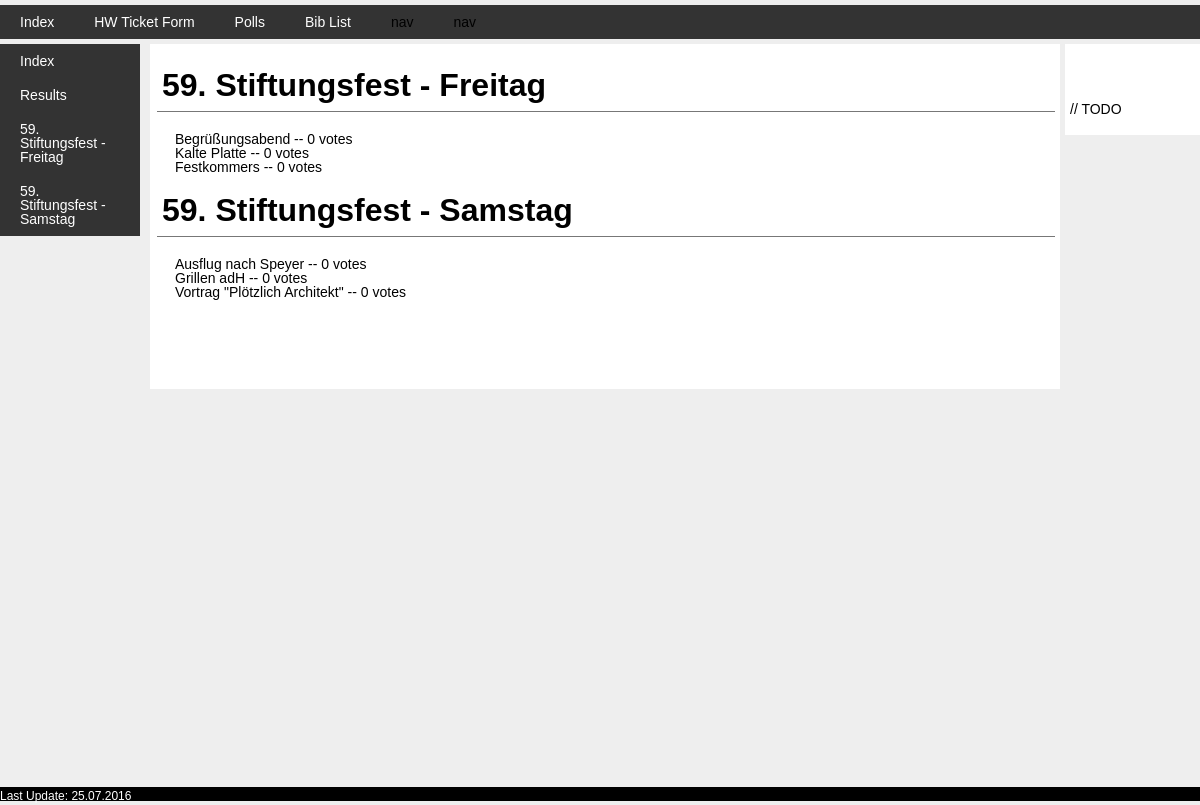
Page /polls/results/ on the committed database.
### polls/models.py (models this page shows, shortened)
class Question(models.Model):
    question_text = models.CharField(max_length=200)
    question_descr = models.TextField('Descriptive text', default='Add your super descriptive text here...')
    pub_date = models.DateTimeField('date published')
    def was_published_recently(self):
        now = timezone.now()
        return now - datetime.timedelta(days=1) <= self.pub_date <= now
    was_published_recently.admin_order_field = 'pub_date'
    was_published_recently.boolean = True
    was_published_recently.short_description = 'Published recently?'

class Choice(models.Model):
    question = models.ForeignKey(Question, on_delete=models.CASCADE)
    choice_text = models.CharField(max_length=200)
    votes = models.IntegerField(default=0)

### polls/views.py (the view)
class ResultsView(generic.ListView):
    template_name = 'polls/results_list.html'
    context_object_name = 'latest_question_list'
    def get_queryset(self):
        return Question.objects.filter(pub_date__lte=timezone.now()).order_by('pub_date')

### polls/templates/polls/results_list.html (shortened to what this page needs)
{% extends "polls/base.html" %}
{% load static %}
{% block content %}
{% if latest_question_list %}
    	{% for question in latest_question_list %}
    		<h1>{{ question.question_text }}</h1>
			<ul>
    			{% for choice in question.choice_set.all %}
  						<li>{{ choice.choice_text }} -- {{ choice.votes }} vote{{ choice.votes|pluralize }}</li>
				{% endfor %}
			</ul>
    	{% endfor %}
{% else %}
	<p>No polls are available.</p>
{% endif %}
<p></p>
<p></p>
<p></p>
<p></p>
{% endblock %}

### polls/templates/polls/base.html (shortened to what this page needs)
{% extends "base/base.html" %}
{% load static %}
{% block css %}
<link rel="stylesheet" type="text/css" href="{% static 'polls/style.css' %}" />
{% endblock %}
{% block leftnav %}
<ul>
	<li><a href="{% url 'polls:index' %}">Index</a></li>
	<li><a href="{% url 'polls:results_list' %}">Results</a></li>
	{% if latest_question_list %}
		{% for question in latest_question_list %}
			<li><a href="{% url 'polls:detail' question.id %}">{{ question.question_text }}</a></li>
		{% endfor %}
</ul>
	{% else %}
		<p>No polls are available.</p>
	{% endif %}
{% endblock %}
{% block rightside %}
<h2></h2>
<p>
	// TODO
</p>
{% endblock %}

### base/templates/base/base.html (shortened to what this page needs)
{% load static %}
<link rel="stylesheet" type="text/css" href="{% static 'base/style.css' %}" />
{% block css %}{% endblock %}
<head>
</head>
<body>
<div id="wrapper">
	<div id="main">
		<div id="topnav">
			<ul>
				<li><a href="{% url 'base:index' %}">Index</a></li>
				<li><a href="{% url 'hwform:ticket_form_upload' %}">HW Ticket Form</a></li>
				<li><a href="{% url 'polls:index' %}">Polls</a></li>
				<li><a href="https://heubergeronline.de/inventory">Bib List</a></li>
				<li><a>nav</a></li>
				<li><a>nav</a></li>
			</ul>
		</div>
		<div id="content-wrapper">
			<div id="leftnav">
				<ul>
				{% block leftnav %}{% endblock %}
				</ul>
			</div >
			<div id="content-wrapper2">
				<div id="content">
				{% block content %}{% endblock %}
				</div>
				<div id="rightside">
					{% block rightside %}{% endblock %}
				</div>
			</div>
		</div>
	</div>
	<div id="footer">
		<p>Last Update: 25.07.2016</p>
	</div>
</div>
</body>

### base/static/base/style.css (style rules this page uses)
html, body { margin: 0; padding: 0; border: 0; background: transparent; }
div, article, aside, footer, header, hgroup, nav, section, h1, h2, h3, h4, h5, h6, p, blockquote, a, ol, ul, li, table, tr, th, td, tbody, tfoot, thead { margin: 0; padding: 0; border: 0; vertical-align: baseline; background: transparent; }
h1, h2, h3, h4, h5, h6, p, li, blockquote, td, th, a, caption, em, strong, strike { font-family: Arial, Helvetica, sans-serif; font-size: 100%; font-weight: normal; font-style: normal; line-height: 100%; text-indent: 0; text-decoration: none; text-align: left; color: #000; }
ol, ul, { list-style: none; }
body { background-color: #eeeeee; }
html, body, #wrapper { height: 100%; }
h1, h2, h3, h4, h5, h6 { font-weight: bold; color: #000; }
h1 { font-size: 24px; }
h2 { font-size: 20px; }
p { color: #000; font-size: 12px; line-height: 150%; }
a:link { color: #00f; }
ul { list-style: none; }
ul li { color: #000; font-size: 14px; }
#wrapper { width: 1200px; margin: 5px auto; }
#main { min-height: 100%; width: 100%; }
#topnav { background-color: #333333; clear: both; }
#topnav ul { width: 100%; float: left; margin: 0px; background-color: #333333; }
#topnav ul li { display: inline; }
#topnav ul li a { float: left; padding: 10px 20px; }
#topnav a:link { color: #ffffff; }
#content-wrapper { width: 100%; background-color: #ffffff; padding-bottom: 14px; }
#leftnav { width: 100px; float: left; background-color: #333333; margin: 5px 0px; }
#leftnav ul li a { float: left; padding: 10px 20px; width: 100%; color: #ffffff; background-color: #333333; }
#leftnav a:link { color: #ffffff; }
#content-wrapper2 { float: right; }
#content { width: 900px; float: left; padding: 5px 5px 10px 5px; margin: 5px 5px 20px 50px; background-color: #ffffff; }
#content h1 { margin: 10px 0 20px 2px; font-size: 32px; border-bottom: 1px #777777 solid; padding: 10px 5px; }
#content p { font-size: 14px; padding: 10px 0 10px 5px; }
#content ul { margin-left: 20px }
#rightside { width: 125px; float: right; margin: 5px auto; padding: 5px 5px 5px 5px; background-color: #ffffff; }
#rightside h2 { margin: 10px 0 10px 2px; font-size: 18px; padding: 10px 0; }
#rightside p { font-size: 14px; padding: 10px 0 10px 0; }
#footer { clear: both; background-color: black; height: 14px; margin-top: -18px; }
#footer p { color: #ffffff; }

### rows in the picture
Question: question_text "59. Stiftungsfest - Freitag"
Question: question_text "59. Stiftungsfest - Samstag"
Choice: choice_text "Begrüßungsabend", votes "0"
Choice: choice_text "Kalte Platte", votes "0"
Choice: choice_text "Festkommers", votes "0"
Choice: choice_text "Ausflug nach Speyer", votes "0"
Choice: choice_text "Grillen adH", votes "0"
Choice: choice_text "Vortrag \"Plötzlich Architekt\"", votes "0"
